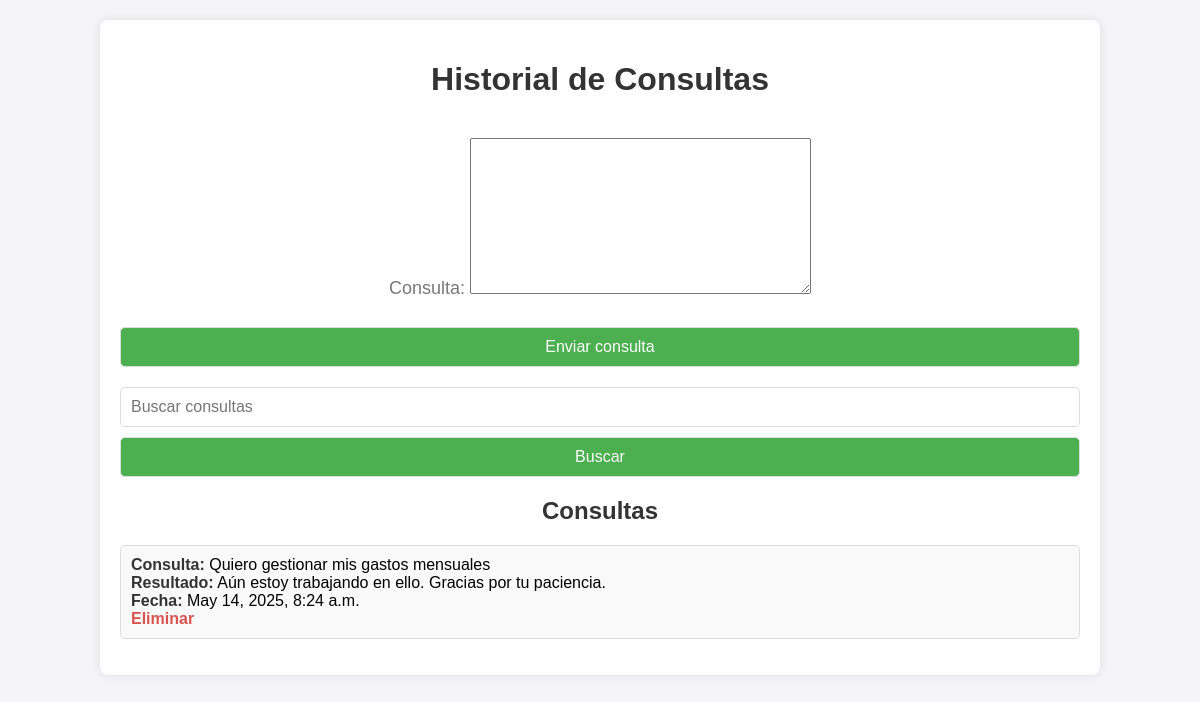
Page /accounts/historial/ (signed in) on the committed database.
### accounts/models.py (models this page shows, shortened)
class Consulta(models.Model):
    usuario = models.ForeignKey(User, on_delete=models.CASCADE)
    consulta = models.TextField()
    resultado = models.TextField(null=True, blank=True)  # Aquí se guarda la respuesta automática
    fecha = models.DateTimeField(auto_now_add=True)

### accounts/views.py (the view, shortened to what this page needs)
# urls.py: path('historial/', views.historial_consultas, name='historial_consultas'),
@login_required
def historial_consultas(request):
    form = ConsultaForm()
    consultas = Consulta.objects.filter(usuario=request.user)
    query = request.GET.get('q')
    if query:
        consultas = consultas.filter(
            Q(consulta__icontains=query) | Q(resultado__icontains=query)
        )
    consultas = consultas.order_by('-fecha')
    return render(request, 'accounts/historial.html', {
        'form': form,
        'consultas': consultas,
        'query': query or '',
    })

### accounts/forms.py
class ConsultaForm(forms.ModelForm):
    class Meta:
        model = Consulta
        fields = ['consulta']  # Solo se necesita el campo consulta

### accounts/templates/accounts/historial.html (shortened to what this page needs)
<!DOCTYPE html>
<html lang="es">
<head>
</head>
<body>
    <div class="container">
        <h1>Historial de Consultas</h1>
        <form method="POST" action="{% url 'historial_consultas' %}">
            {{ form.as_p }}
            <button type="submit">Enviar consulta</button>
        </form>
        <form method="GET" action="{% url 'historial_consultas' %}">
            <input type="text" name="q" value="{{ query }}" placeholder="Buscar consultas">
            <button type="submit">Buscar</button>
        </form>
        <h2>Consultas</h2>
        {% if consultas %}
            <ul>
                {% for consulta in consultas %}
                    <li>
                        <strong>Consulta:</strong> {{ consulta.consulta }} <br>
                        <strong>Resultado:</strong> {{ consulta.resultado }} <br>
                        <strong>Fecha:</strong> {{ consulta.fecha }} <br>
                        <a href="{% url 'eliminar_consulta' consulta.id %}">Eliminar</a>
                    </li>
                {% endfor %}
            </ul>
        {% else %}
            <p>No hay consultas registradas.</p>
        {% endif %}
    </div>
</body>
</html>

### accounts/templates/accounts/historial.html (style rules this page uses)
body { font-family: Arial, sans-serif; margin: 0; padding: 0; background-color: #f4f4f9; }
.container { width: 80%; margin: 20px auto; background-color: #ffffff; padding: 20px; box-shadow: 0 0 10px rgba(0, 0, 0, 0.1); border-radius: 8px; }
h1, h2 { color: #333; text-align: center; }
form { margin-bottom: 20px; display: flex; flex-direction: column; gap: 10px; }
input[type="text"], button { padding: 10px; font-size: 16px; border: 1px solid #ddd; border-radius: 5px; }
button { background-color: #4CAF50; color: white; cursor: pointer; }
ul { list-style: none; padding: 0; }
li { padding: 10px; margin-bottom: 10px; background-color: #f9f9f9; border: 1px solid #ddd; border-radius: 5px; }
li strong { color: #333; }
a { color: #d9534f; text-decoration: none; font-weight: bold; }
p { text-align: center; font-size: 18px; color: #777; }

### rows in the picture
Consulta: consulta "Quiero gestionar mis gastos mensuales", resultado "Aún estoy trabajando en ello. Gracias por tu paciencia.", fecha "May 14, 2025, 8:24 a.m."
